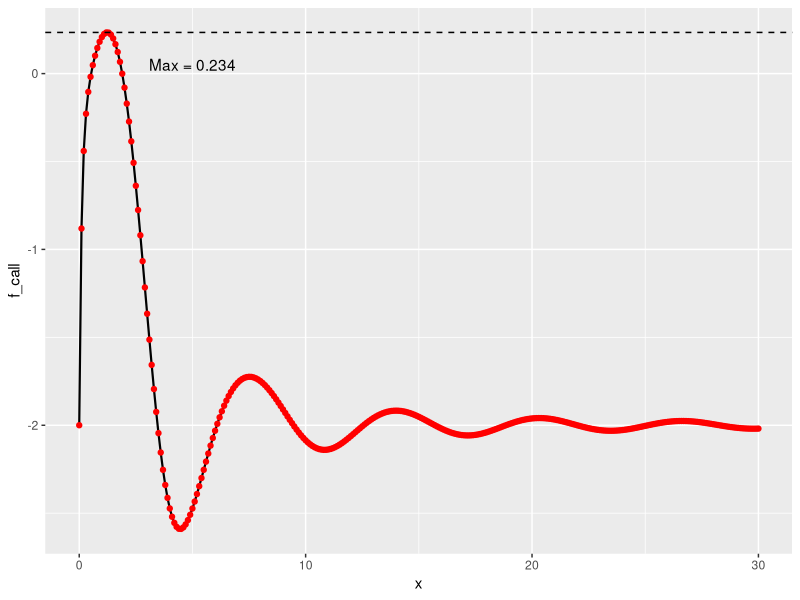
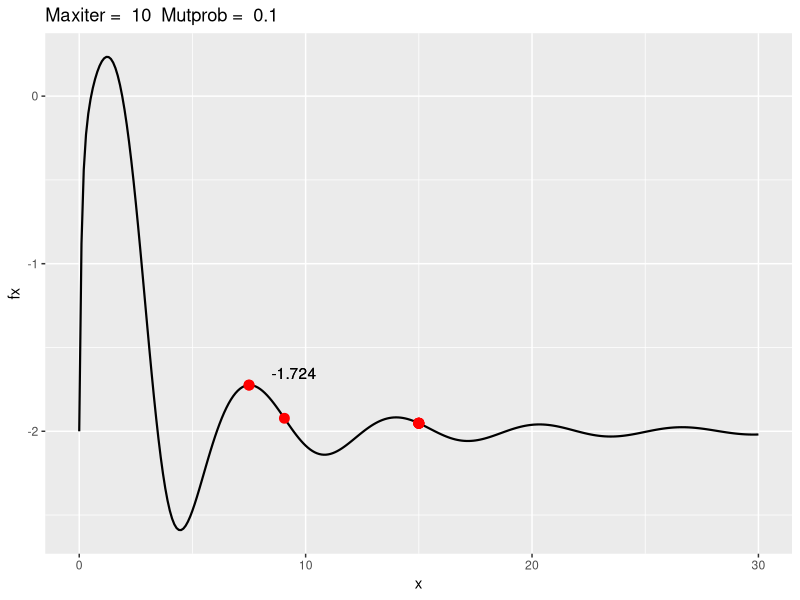
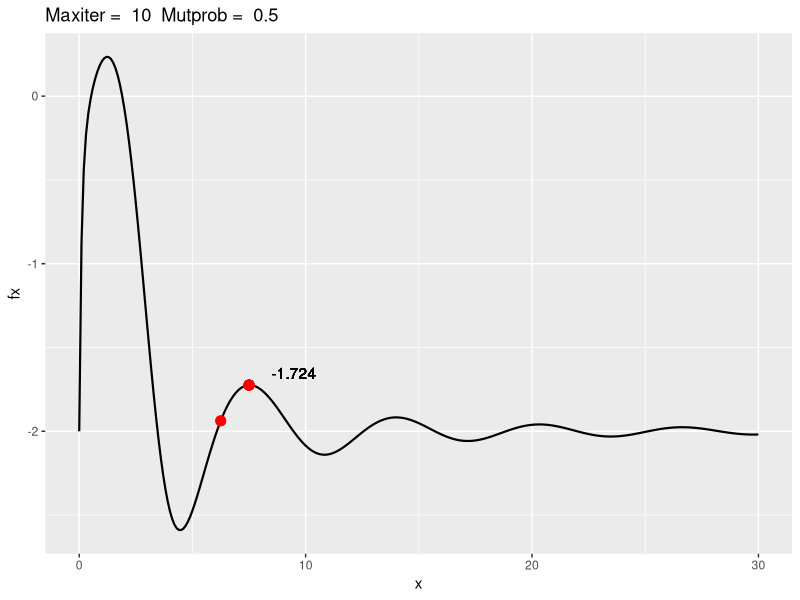
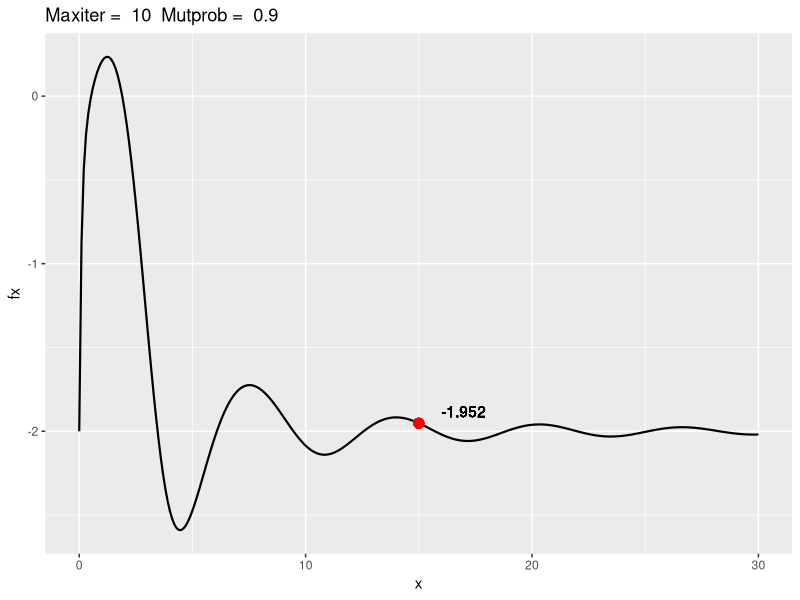
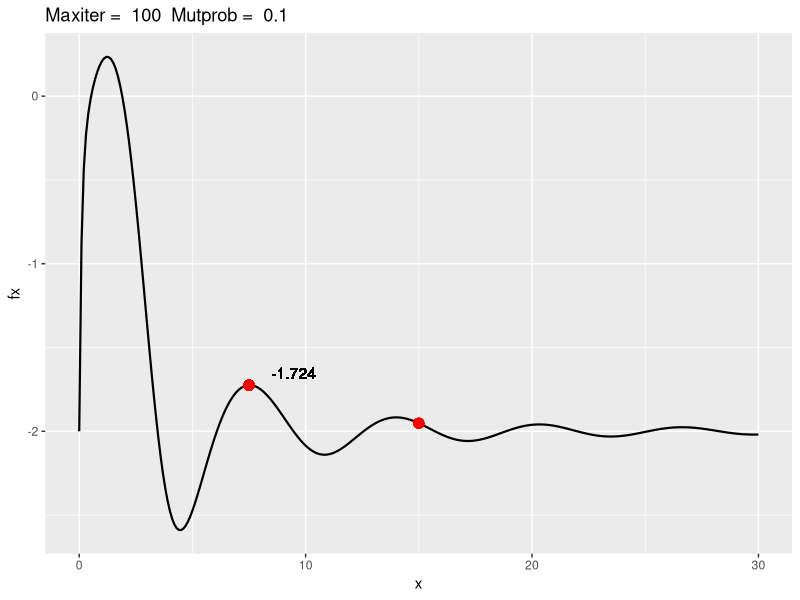
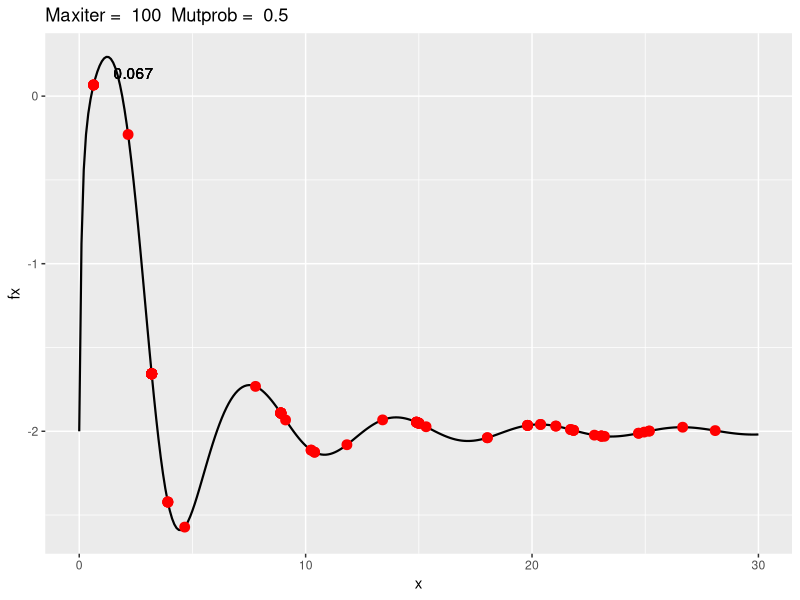
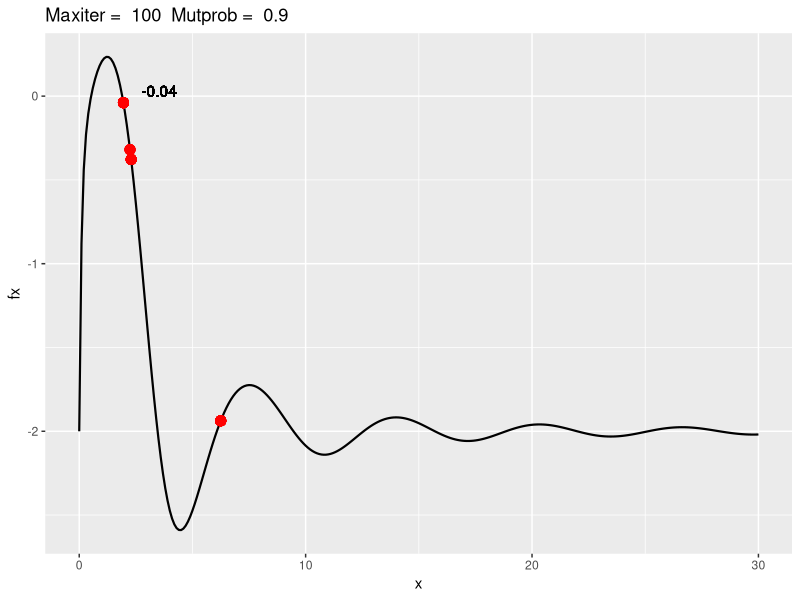
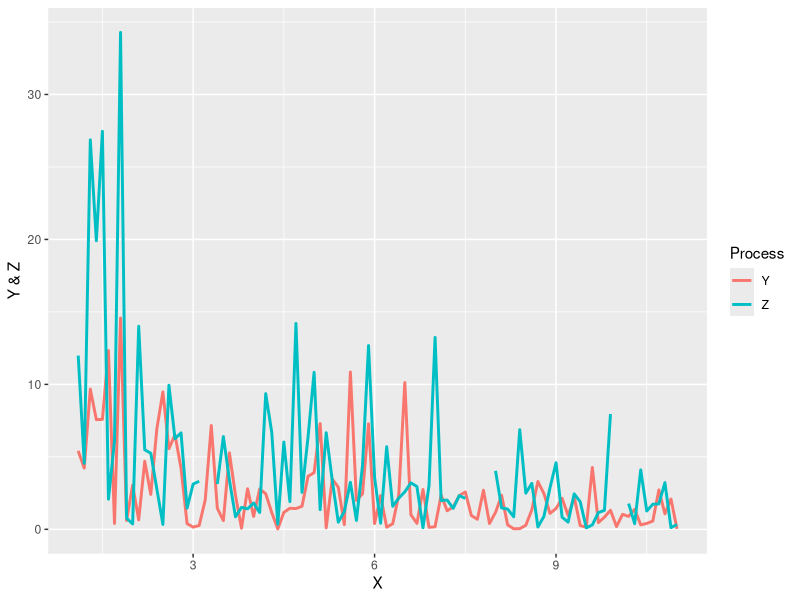

These figures' R source, in order:
## ---- chunk 1
knitr::opts_chunk$set(echo = TRUE)
library(ggplot2)
library(reshape2)
## ---- chunk 2
# writing the objective function
fx <- function(x) (x^2) / (exp(x)) - 2 * exp(-(9*sin(x))/(x^2+x+1))

# Crossover function to 'birth' kid from 'parents'
crossover <- function(x, y) (x+y)/2

# mutate function to mutate 'kid' based on probability
mutate <- function(x) x^2 %% 30

# Initial plot to identify max of objective function
x <- seq(0,30, by = 0.1)
f_call <- fx(x)
f_max = round(max(f_call),3)
x_max = x[which.max(f_call)]
plot_df <- data.frame(x = x, fx = f_call)
ggplot(plot_df, aes(x, f_call)) +
  geom_line(size = 0.75, col = 'black') +
  geom_point(col = 'red') +
  geom_hline(yintercept = max(f_call), linetype = 2) +
  annotate(geom = "text", x = 5, y = 0.05, label = "Max = 0.234")

# Genetic Algorithm function
GA_fn <- function(maxiter, mutprob) {
  
  #Initial population 
  X <- seq(0, 30, by = 5)
  
  #function values for initial population
  Values <- fx(X)
  
  #counter for iterations
  i = 0
  
  #initialize vector to store max values
  fx_max <- matrix(NA_real_, nrow = maxiter, ncol = 2)

  #iterative loop for finding maxima

  for (i in seq(maxiter)) {
    parents <- sample(X, 2) #sample parents from initial population
    victim <- X[which.min(Values)] #find lowest function value as victim in population
    kid <- crossover(parents[1], parents[2]) #create kid from parents
    if (runif(1) < mutprob) kid <- mutate(kid) #mutate with mutation probability
    X[X == victim] <- kid #replace victim with kid
    
    Values <- fx(X) #update Values vector
    
    fx_max[i, 1] <- X[which.max(Values)]
    fx_max[i, 2] <- max(Values)
  }
  
  #setup plot data
  colnames(fx_max) <- c("x", "fx")
  fx_max <- as.data.frame(fx_max)
  fx_max$status <- "new"
  plot_df$status <- "original"
  plot_df <- rbind.data.frame(plot_df, fx_max)
  
  #printing plot
  print(ggplot(plot_df, aes(x, fx)) +
    geom_line(size = 0.75, col = 'black') +
    geom_point(data = fx_max, aes(x = x, y = fx), color = 'red', size = 3) +
    labs(title = paste("Maxiter = ", maxiter, " Mutprob = ", mutprob)) +
    geom_text(data = fx_max, aes(label = ifelse(fx == max(fx),as.character(round(fx,3)),''), hjust = -0.5, vjust = -0.5)))
    
  
}
  
#check outputs
GA_fn(10, 0.1)
GA_fn(10, 0.5)
GA_fn(10, 0.9)
GA_fn(100, 0.1)
GA_fn(100, 0.5)
GA_fn(100, 0.9)


## ---- chunk 3
setwd("D:/Documents/LiU Final/Autumn 21/732A90 - Computational Stats/Labs/Lab6")
data <- read.csv("physical1.csv")
data_plot <- melt(data, variable.name = 'Process', id.vars = 'X')
ggplot(data_plot, aes(x= X, y = value, col = Process)) + geom_line(size = 1) + labs(y = "Y & Z")
## ---- chunk 4
X <- data$X
Y <- data$Y
Z <- data$Z

# function for the EM algorithm
lambda_EM <- function(X, Y, Z, lambda0, tolerance) {
  
  n <- length(X) #number of observations
  u <- which(is.na(Z)) #indexes of the na observations in Z

  X_z <- X[-u] #those X for which Z is not na
  Z_notna <- Z[-u] #Z without na values
  lambda_k <- lambda0
  
  #calculate first values of lambda for input to while loop
  
  lambda_kplus1 <- 0.5/n*(sum(X*Y) + 0.5*sum(X_z*Z_notna) + length(u)*lambda_k)  # known from the assignment
  tol_check <- lambda_kplus1 - lambda_k #tolerance
  
  while (abs(tol_check) > tolerance) {
  
    lambda_kplus1 <- 0.5/n*(sum(X*Y) + 0.5*sum(X_z*Z_notna) + length(u)*lambda_k)  
    
    tol_check <- lambda_kplus1 - lambda_k
    
    lambda_k <- lambda_kplus1
  
    count <<- count + 1 #to count number of iterations to reach lambda within tolerance
  }
return(lambda_kplus1)
}  

count <- 1
EM_result <-  lambda_EM(X, Y, Z, 100, 0.001)  

#result of EM
cat("Lambda from EM = ",EM_result)  
cat("\n Number of iterations needed = ",count)
## ---- chunk 5
y_check <- EM_result/X
z_check <- 2*EM_result/X

data_check <- data.frame(X, Y, Z, y_check, z_check)
data_plot_check <- melt(data_check, variable.name = 'Process', id.vars = 'X')
ggplot(data_plot_check, aes(x= X, y = value, col = Process)) + geom_line(size = 1) + labs(y = "Y & Z")
